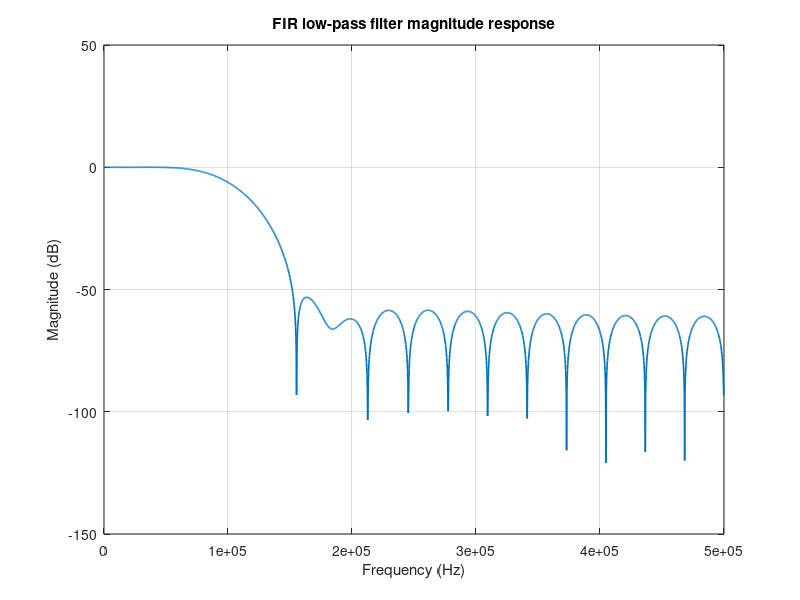

Write the MATLAB code that produced this figure.
% design_fir_filters.m
clear;
clc;
close all;

Fs = 1e6;      % Частота дискретизации
num_taps = 32; % Количество коэффициентов фильтра
fc = 100e3;    % Частота среза

h = fir1(num_taps - 1, fc/(Fs/2),'low');
% fir1 стандартная функция матлаб для проектирования FIR-фильтра 
% (num_taps - 1) порядок фильтра
% fc/(Fs/2) нормированная частота, т.к. fir1 задаёт частоту относительно
% частоты Найквиста(половины частоты дискретизации)

[H, f] = freqz(h,1,2048,Fs);

figure;
plot(f,20*log10(abs(H)), 'LineWidth',1.2);
grid on;

xlabel('Frequency (Hz)');
ylabel('Magnitude (dB)');
title('FIR low-pass filter magnitude response');
